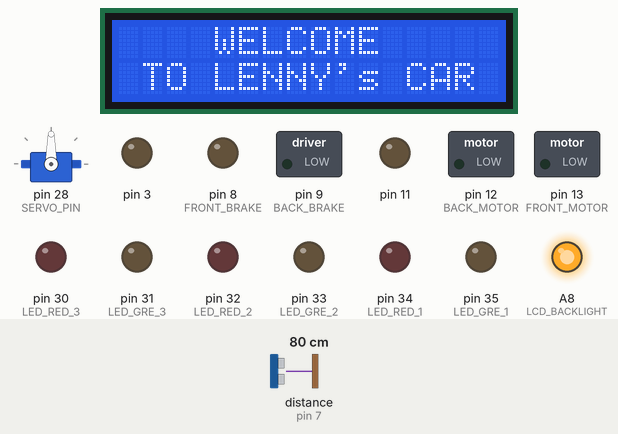
Bench run of a sketch on a simulated Arduino Mega 2560, built with avr-gcc and run on an emulated ATmega2560. On the bench: 16×2 character LCD, servo, switched loads named in the sketch (green lamp = pin HIGH), output pins drawn as LEDs (lit = HIGH). Wiring (inferred from the names in the program): ultrasonic range finder: trigger pin 7; echo pin 7. Inputs (shaded band) come from the test bench; at power-on: distance to the obstacle (sensor on pin 7) 80 cm. The echo pulse lasts 58.3 µs per cm; what the sketch prints to the serial monitor is not drawn.

Above: at 0.6 s.
2.6 s: distance to the obstacle (sensor on pin 7) set to 68 cm
At 3.5 s:
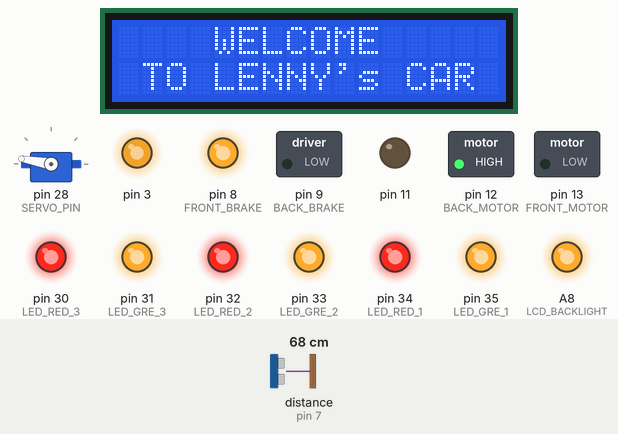
4.1 s: distance to the obstacle (sensor on pin 7) set to 61 cm
At 4.74 s:
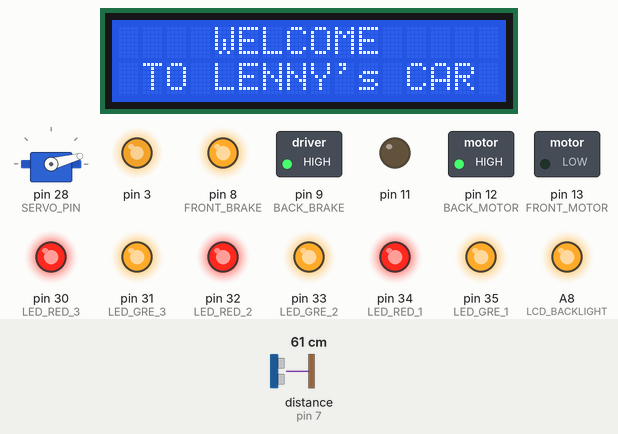
At 5.13 s:
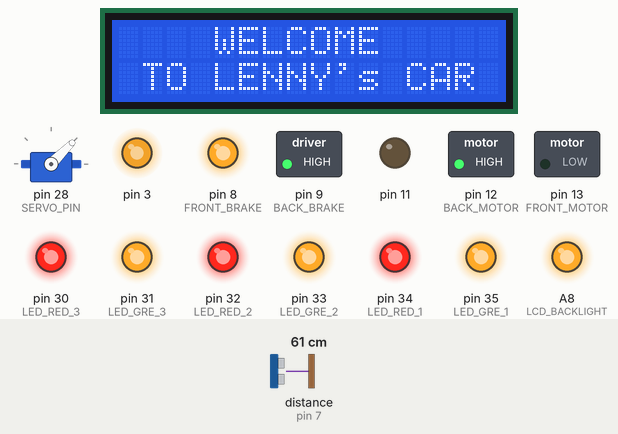
6.3 s: distance to the obstacle (sensor on pin 7) set to 4 cm
At 8.0 s:
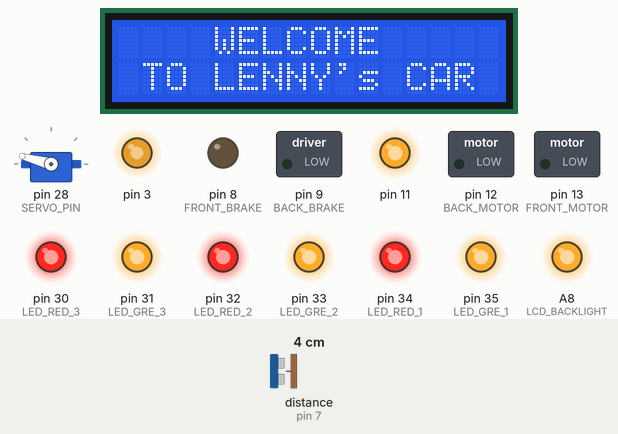
8.3 s: distance to the obstacle (sensor on pin 7) set to 2 cm
10.3 s: distance to the obstacle (sensor on pin 7) set to 35 cm
12.2 s: distance to the obstacle (sensor on pin 7) set to 120 cm
Timing chart, 0 to 15.1 s (numbered marks = the images above; inputs shaded):
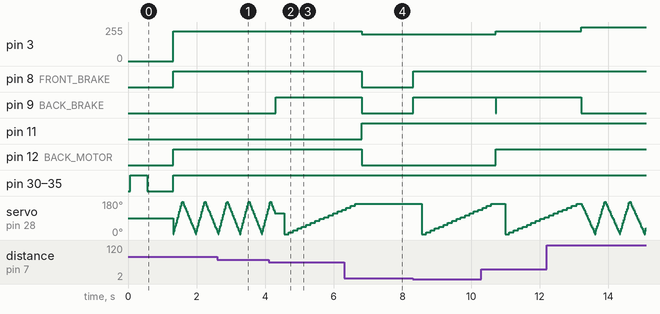

The sketch:

_Car.ino
```cpp
#include <LiquidCrystal.h>
#include <Servo.h>

//LCD Hookups
#define RS 26
#define EN 27
#define D4 22
#define D5 23
#define D6 24
#define D7 25
#define LCD_BACKLIGHT A8

//Motors Hookups
#define BACK_MOTOR 12
#define FRONT_MOTOR 13
#define BACK_BRAKE 9
#define FRONT_BRAKE 8

//lights 30,31,32,33,34,35
#define LED_RED_1 34
#define LED_RED_2 32
#define LED_RED_3 30
#define LED_GRE_1 35
#define LED_GRE_2 33
#define LED_GRE_3 31

#define SERVO_PIN 28
#define OBSTECALE 12
#define COMMENT

LiquidCrystal lcd(EN, RS, D7, D6, D5, D4);

Servo headServo;
const int PINGpin = 7;
unsigned angle =0;
int counterVal=0;
long duration_0, distance;

boolean fLeft = false;
boolean fRight = false;
boolean forWard = false;
boolean forwardAgain = false;
//boolean beenHere=false;

void setup(){
  lcdSetup();
  headServo.attach(SERVO_PIN);
  carSetupAndStart();

  Serial.begin(9600);
}  //setup

void loop(){
  //ledFORWARD();

  //* CHECKING RIGHT | LEFT | MIDDLE
  long RIGHT=0, LEFT=0, distance=0,
    MIDDLE=0, FAR_RIGHT=0, FAR_LEFT=0;
  int count=0;
  //obsCheck();


  //going backwards_servo
  for(angle = 5; angle <= 175; angle += 15){
    headServo.write(angle);
    delay(17);
    clearSensor();
    pinMode(PINGpin, INPUT);
    duration_0 = pulseIn(PINGpin, HIGH);
    distance = microsecondsToInches(duration_0);
    if(distance != 0 && distance < 15
         && angle >= 20 && angle < 60 )
        {
          STOP();
          forWard=false;
          fLeft=false;
          fRight=false;
          //beenHere=false;
          //Serial.print("A_2 ");
        }
    else if( distance != 0 && angle > 60
        && angle < 120 && distance < 25 )//checking middle
    {
       STOP();
       //Serial.print("M_2 ");
    }
    else if( distance != 0 && distance < 15
         && angle > 120 && angle < 170 )
        {
           STOP();
           forWard=false;
           fLeft=false;
           fRight=false;
           //beenHere=false;
           //Serial.print("A_3 ");
        }//if
  }
  for(angle=175; angle>=10 ; angle-=10){
    headServo.write(angle);
    delay(17);
    clearSensor();
    pinMode(PINGpin, INPUT);
    duration_0 = pulseIn(PINGpin, HIGH);
    distance = microsecondsToInches(duration_0);
    if(distance != 0 && distance < 15
         && angle >= 20 && angle < 60
         && forwardAgain==true )
        {
          STOP();
          forWard=false;
          fLeft=false;
          fRight=false;
          //beenHere=false;
          //Serial.print("A_2 ");
        }
    else if( distance != 0 && angle > 60
          && angle < 120 && distance < 25 )//checking middle
    {
       STOP();
       //Serial.print("M_2 ");
    }
    else if( distance != 0 && distance < 15
         && angle > 120 && angle < 170 )
        {
           STOP();
           forWard=false;
           fLeft=false;
           fRight=false;
           //beenHere=false;
           //Serial.print("A_3 ");
        }//if
  }
}  //loop
  //headServo.write(10);
  //delay(5);
  /*TESTING*/
  /*
  Serial.print("FAR_RIGHT:");
  Serial.print(FAR_RIGHT);
  Serial.print(" RIGHT:");
  Serial.print(RIGHT);
  Serial.print(" MIDDLE:");
  Serial.print(MIDDLE);
  Serial.print(" LEFT:");
  Serial.print(LEFT);
  Serial.print(" FAR_LEFT:");
  Serial.println(FAR_LEFT);
  */


void clearSensor(){
  pinMode(PINGpin, OUTPUT);
  digitalWrite(PINGpin, LOW);
  delayMicroseconds(2);
  digitalWrite(PINGpin, HIGH);
  delayMicroseconds(5);
  digitalWrite(PINGpin, LOW);
}  //clearSensor

void goBackward( int sec ){
  digitalWrite(BACK_BRAKE, LOW);
  analogWrite(3, 200);  //activate drive motor w/ 200 speed
  digitalWrite(BACK_MOTOR, LOW);
  delay(sec);
  forwardAgain=false;
}
void turnLeft(){
  digitalWrite(FRONT_BRAKE, LOW);
  digitalWrite(FRONT_MOTOR, LOW);
  analogWrite(11, 255);  //activate turn motor
}
void turnRight(){
  digitalWrite(FRONT_BRAKE, LOW);
  digitalWrite(FRONT_MOTOR, HIGH);
  analogWrite(11, 255);  //activate turn motor
}  //turnRight()
void goFORWARD(){
  forWard=true;
  digitalWrite(BACK_BRAKE, LOW);
  digitalWrite(FRONT_BRAKE, HIGH);
  digitalWrite(BACK_MOTOR, HIGH);
  if(forwardAgain==true){
    analogWrite(3,750);
  }else{
    analogWrite(3,225);  //activate SFast
    forwardAgain=true;
  }
  //check90();
}
          /*CHECK THIS AGAIN*/
void check90(){
  for(angle = 50; angle >= 130; angle += 5){
    headServo.write(angle);
    delay(15);
    clearSensor();
    pinMode(PINGpin, INPUT);
    duration_0 = pulseIn(PINGpin, HIGH);
    distance = microsecondsToInches(duration_0);
    if( distance != 0 && angle > 75 && angle < 125
          && distance < 35 )
    {
      STOP();
      Serial.println("    < 35 **C90**");
      //beenHere=true;
    }
    else goFORWARD();
  }
}  //check90
void reverseAndGo_LEFT(int sec){
 delay(75);
 turnRight();
 goBackward(sec);
 STOP();
}
void reverseAndGo_RIGHT(int sec){
 delay(75);
 turnLeft();
 goBackward(sec);
 STOP();
}
void STOP(){
  digitalWrite(BACK_BRAKE, HIGH);
  digitalWrite(FRONT_BRAKE, HIGH);  //straight
  delay(250);
  obsCheck();
}
void obsCheck(){
  long RIGHT=0, LEFT=0, distance=0,
    MIDDLE=0, FAR_RIGHT=0, FAR_LEFT=0;
  for(angle = 5; angle <= 170; angle += 10){
    headServo.write(angle);
    //Serial.println();
    //Serial.print("ANGLE: ");
    //Serial.println(angle);
    delay(125);
    clearSensor();
    pinMode(PINGpin, INPUT);
    duration_0 = pulseIn(PINGpin, HIGH);
    distance = microsecondsToInches(duration_0);
    //if go forward is up do V

    Serial.println(distance);

    if(distance != 0 && distance < 10
             && angle >= 20 && angle < 30 )
             {
               FAR_RIGHT++;
               //beenHere=false;
               Serial.print(" ->");
               Serial.println(angle);
             }

    else if( distance != 0 && distance < OBSTECALE
              && angle > 30 && angle < 60 )
             {
               Serial.print(" ->");
               Serial.println(angle);
               RIGHT++;
             }

    else if( distance != 0 && distance < OBSTECALE
              && angle >= 60 && angle < 120)
             {
               Serial.print(" ->");
               Serial.println(angle);
               MIDDLE++;
             }

    else if( distance != 0 && distance < OBSTECALE
             && angle >=120 && angle < 150)
             {
               Serial.print(" ->");
               Serial.println(angle);
               LEFT++;
             }

    else if( distance != 0 && distance < 10
             && angle >= 150 )
             {
               Serial.print(" ->");
               //beenHere=false;
               Serial.println(angle);
               FAR_LEFT++;
             }
  }
              /* CHECK IF !=0 && equal
                 RIGHT MIDDLE AND LEFT */
  if( RIGHT && MIDDLE && LEFT){
      Serial.print("1");
      if( RIGHT < LEFT && RIGHT < MIDDLE){
       Serial.print("a");
       //GO RIGHT
       reverseAndGo_RIGHT(1500);
      }else if( LEFT < RIGHT && LEFT < MIDDLE ){
        Serial.print("b");
       //GO LEFT
       reverseAndGo_LEFT(1500);
       /* CHECK THESE STATMENTS*/
      }else if( RIGHT == MIDDLE && RIGHT < LEFT ){
        //GO RIGHT
        reverseAndGo_RIGHT(2000);
        Serial.print("N");
      }else if( MIDDLE == LEFT && MIDDLE < RIGHT ){
        //GO LEFT
        reverseAndGo_LEFT(2000);
        Serial.print("m");
      }else{
        Serial.print("c");
        //GO BACKWARD AND REVERSE  RIGHT!!!
       // RIGHT:2 MIDDLE:2 LEFT:3
       //   A1c
       //RIGHT:2 MIDDLE:1 LEFT:1
       //A1c
        goBackward(500);
        reverseAndGo_LEFT(2000);
      }
  }else if( RIGHT && MIDDLE ){
        Serial.print("2");
     if( RIGHT < MIDDLE ){
       Serial.print("d");
      //GO RIGHT
      reverseAndGo_RIGHT(1500);
     }else{  //includes equal
     Serial.print("e");
      //GO LEFT
      reverseAndGo_LEFT(1500);
     }
    }else if( LEFT && MIDDLE ){
          Serial.print("3");
      if( LEFT < MIDDLE ){
        Serial.print("f");
       //GO LEFT
       reverseAndGo_LEFT(1500);
      }else{  //includes equal
        Serial.print("g");
       //GO RIGHT
       reverseAndGo_RIGHT(1500);
      }
  }else if( LEFT && RIGHT ){
      Serial.print("4");
     if( LEFT < RIGHT ){
       Serial.print("h");
        //GO LEFT
        reverseAndGo_LEFT(1500);
      }else{  //includes equal
        Serial.print("i");
       //GO RIGHT
         reverseAndGo_RIGHT(1500);
      }
  }else if( RIGHT ){
      Serial.print("5");
      //GO LEFT
      reverseAndGo_LEFT(1500);
  }else if( MIDDLE ){
      Serial.print("6");
     //GO EITHER WAY  ????
     reverseAndGo_RIGHT(1500);
  }else if( LEFT ){
     Serial.print("7");
     //GO RIGHT
   reverseAndGo_RIGHT(1500);
  }else if( FAR_RIGHT || FAR_LEFT ){
    Serial.print("8");
    if( FAR_RIGHT < FAR_LEFT ){
      Serial.print("j");
      if(fLeft==true){
        Serial.print("z");
        reverseAndGo_RIGHT(1000);
      }else{
        Serial.print("l");
          fLeft=true;
          //merge right
          delay(25);
          turnRight();
          goFORWARD();
      }
    }else{
      Serial.print("k");
      if(fRight==true){
        reverseAndGo_LEFT(1000);
      }else{
        Serial.print("y");
         fRight=true;
         //merge left
         delay(25);
         turnLeft();
         goFORWARD();
      }
    }
  }else{
    Serial.print("9");
     //GO FORAWRD
     goFORWARD();
  }
      Serial.println();
      Serial.println();
}  //obsCheck()
long microsecondsToInches(long microseconds)
{
  return microseconds / 74 / 2;
}

void lcdSetup(){
  pinMode(LCD_BACKLIGHT,OUTPUT);
  digitalWrite(LCD_BACKLIGHT,HIGH);
  lcd.begin(16, 2);
  lcd.print("    WELCOME");
  lcd.setCursor(1,1);
  lcd.print("TO LENNY's CAR");
}

void carSetupAndStart(){
  pinMode(BACK_MOTOR,OUTPUT);
  pinMode(FRONT_MOTOR, OUTPUT);
  pinMode(BACK_BRAKE, OUTPUT);
  pinMode(FRONT_BRAKE, OUTPUT);

  pinMode(LED_RED_1, OUTPUT);
  pinMode(LED_RED_2, OUTPUT);
  pinMode(LED_RED_3, OUTPUT);
  pinMode(LED_GRE_1, OUTPUT);
  pinMode(LED_GRE_2, OUTPUT);
  pinMode(LED_GRE_3, OUTPUT);

  ledAll_ON();
  delay(500);
  ledAll_OFF();
  delay(750);
  ledAll_ON();

  counterVal++;
  goFORWARD();
}

void ledAll_ON(){
  digitalWrite(LED_GRE_1,HIGH);
  digitalWrite(LED_GRE_2,HIGH);
  digitalWrite(LED_GRE_3,HIGH);
  digitalWrite(LED_RED_1,HIGH);
  digitalWrite(LED_RED_2,HIGH);
  digitalWrite(LED_RED_3,HIGH);
}
void ledAll_OFF(){
  digitalWrite(LED_GRE_1,LOW);
  digitalWrite(LED_GRE_2,LOW);
  digitalWrite(LED_GRE_3,LOW);
  digitalWrite(LED_RED_1,LOW);
  digitalWrite(LED_RED_2,LOW);
  digitalWrite(LED_RED_3,LOW);
}
void ledFORWARD(){
  digitalWrite(LED_GRE_1,HIGH);
  digitalWrite(LED_GRE_3,HIGH);
  digitalWrite(LED_RED_1,HIGH);
  digitalWrite(LED_RED_3,HIGH);

  digitalWrite(LED_GRE_2,LOW);
  digitalWrite(LED_RED_2,LOW);
  delay(500);
  digitalWrite(LED_GRE_2,HIGH);
  digitalWrite(LED_RED_2,HIGH);
}
```

Measured:
- the behaviour switches between 64 and 63 cm on distance to the obstacle (sensor on pin 7) (found by bisection; images 1 and 2)
- after the input at 4.1 s, pin 9 (BACK_BRAKE): LOW → HIGH after 0.20 s
- after the input at 6.3 s, pin 3: 225/255 → 200/255 after 0.52 s; pin 8 (FRONT_BRAKE), pin 12 (BACK_MOTOR): HIGH → LOW after 0.52 s; pin 11: LOW → HIGH after 0.52 s; servo on pin 28 (SERVO_PIN): goes on until 6.6 s, then stays 165°
